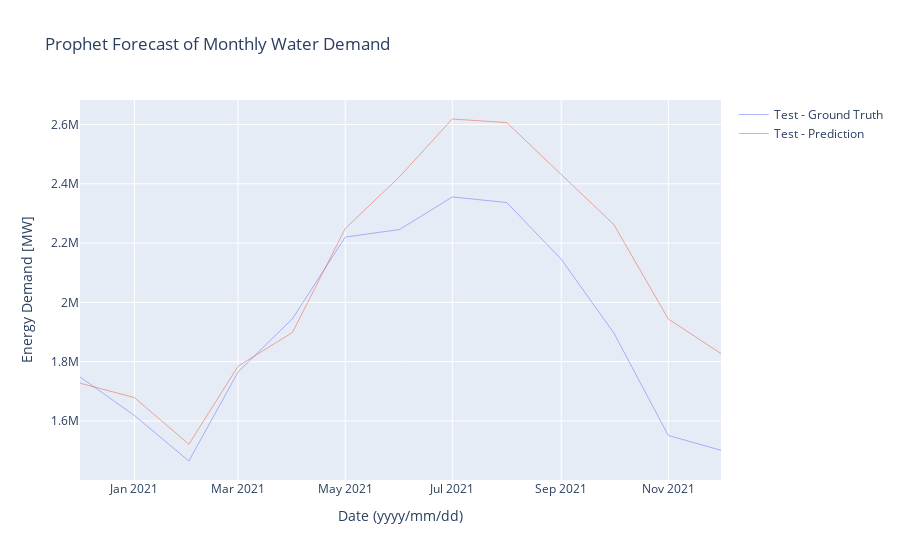

Write notebook code for a chart like this one.
### Code cell
from sklearn.metrics import mean_absolute_percentage_error
fig = go.Figure()

# Dữ liệu thực tế
fig.add_trace(go.Scatter(x=test_prophet.ds, y=test_prophet.y,
                         mode='lines',
                         name='Test - Ground Truth'))

# Dự đoán của mô hình
fig.add_trace(go.Scatter(x=forecast.ds, y=forecast.yhat,
                         mode='lines', 
                         name='Test - Prediction'))

# Điều chỉnh bố cục
fig.update_traces(line=dict(width=0.5))
fig.update_layout(title='Prophet Forecast of Monthly Water Demand',
                  xaxis_title='Date (yyyy/mm/dd)',
                  yaxis_title='Energy Demand [MW]')

# Hiển thị biểu đồ
fig.show()

# Đánh giá độ chính xác
print(f'MAPE for Prophet\'s predictions: {mape(test_prophet.y, forecast.yhat)}')

### Figure 1 — Plotly figure (JSON) as saved in the notebook; plotly's stock layout.template omitted (floating-point values rounded to 4 significant figures)
{"data": [{"line": {"width": 0.5}, "mode": "lines", "name": "Test - Ground Truth", "type": "scatter", "x": ["2020-12-01T00:00:00", "2021-01-01T00:00:00", "2021-02-01T00:00:00", "2021-03-01T00:00:00", "2021-04-01T00:00:00", "2021-05-01T00:00:00", "2021-06-01T00:00:00", "2021-07-01T00:00:00", "2021-08-01T00:00:00", "2021-09-01T00:00:00", "2021-10-01T00:00:00", "2021-11-01T00:00:00", "2021-12-01T00:00:00"], "y": [1748000.0, 1618000.0, 1465000.0, 1765000.0, 1945000.0, 2220000.0, 2246000.0, 2356000.0, 2337000.0, 2146000.0, 1897000.0, 1551000.0, 1501000.0]}, {"line": {"width": 0.5}, "mode": "lines", "name": "Test - Prediction", "type": "scatter", "x": ["2020-12-01T00:00:00", "2021-01-01T00:00:00", "2021-02-01T00:00:00", "2021-03-01T00:00:00", "2021-04-01T00:00:00", "2021-05-01T00:00:00", "2021-06-01T00:00:00", "2021-07-01T00:00:00", "2021-08-01T00:00:00", "2021-09-01T00:00:00", "2021-10-01T00:00:00", "2021-11-01T00:00:00", "2021-12-01T00:00:00"], "y": [1727000.0, 1679000.0, 1521000.0, 1785000.0, 1899000.0, 2249000.0, 2424000.0, 2619000.0, 2607000.0, 2431000.0, 2262000.0, 1944000.0, 1827000.0]}], "layout": {"title": {"text": "Prophet Forecast of Monthly Water Demand"}, "xaxis": {"title": {"text": "Date (yyyy/mm/dd)"}}, "yaxis": {"title": {"text": "Energy Demand [MW]"}}}}
